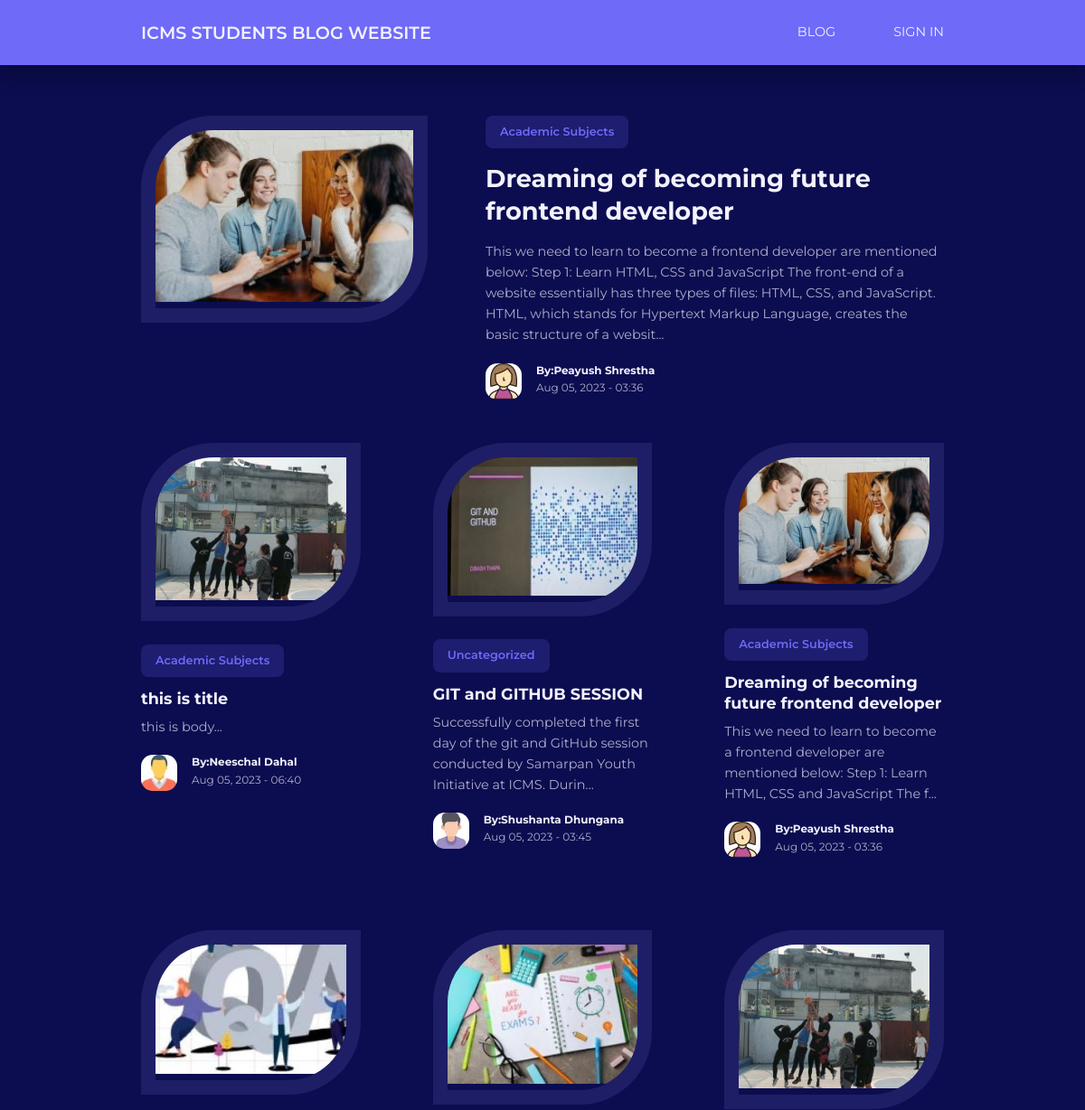
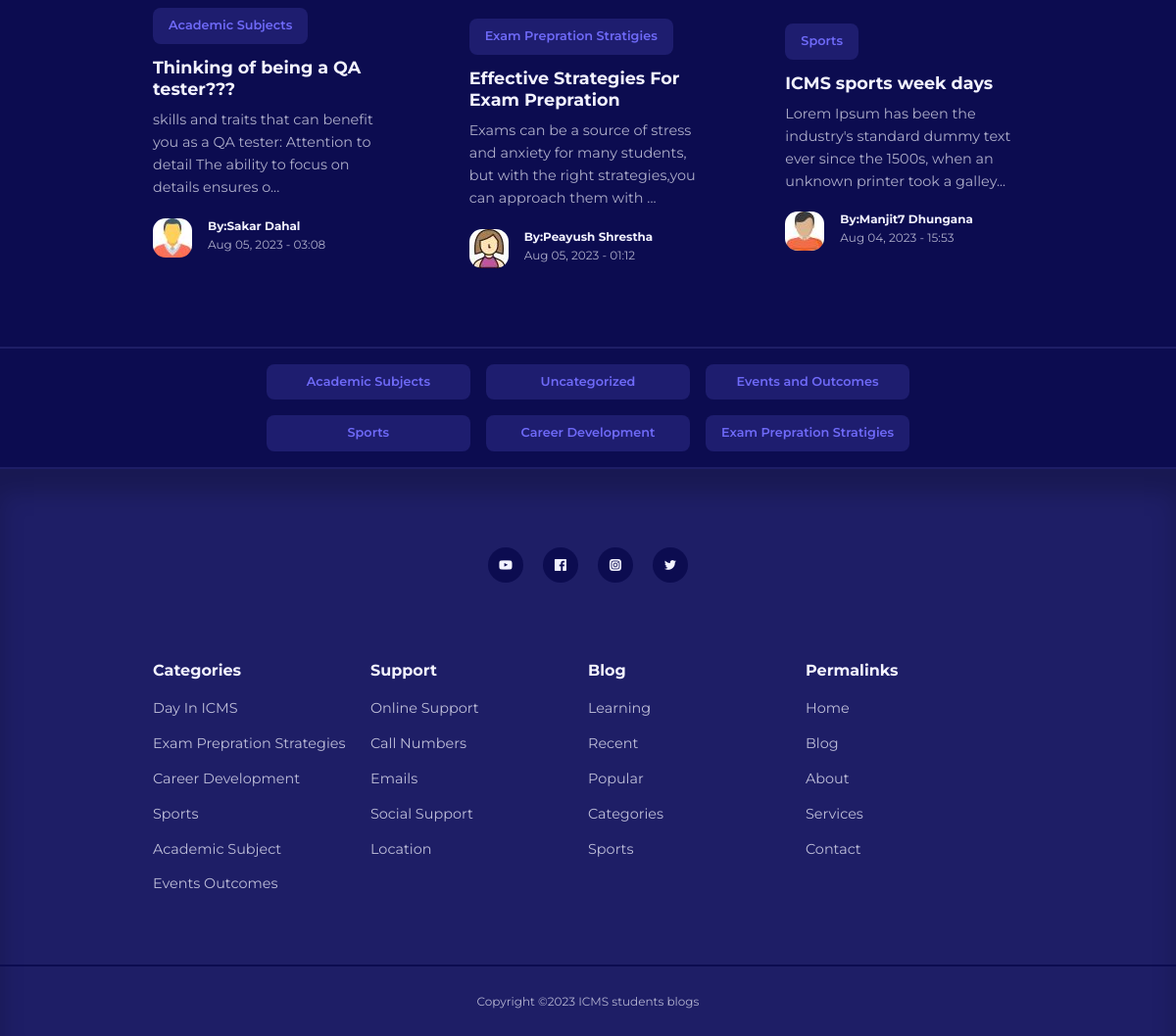
The page / on the database its author committed (2 pictures, top to bottom).
### tables this page shows
CREATE TABLE `posts` (
  `id` int(11) UNSIGNED NOT NULL,
  `title` varchar(255) NOT NULL,
  `body` text NOT NULL,
  `thumbnail` varchar(255) NOT NULL,
  `date_time` timestamp NOT NULL DEFAULT current_timestamp(),
  `category_id` int(11) UNSIGNED DEFAULT NULL,
  `author_id` int(11) UNSIGNED NOT NULL,
  `is_featured` tinyint(1) NOT NULL
);

CREATE TABLE `categories` (
  `id` int(11) UNSIGNED NOT NULL,
  `title` varchar(50) NOT NULL,
  `description` text NOT NULL
);

CREATE TABLE `users` (
  `id` int(11) UNSIGNED NOT NULL,
  `firstname` varchar(50) NOT NULL,
  `lastname` varchar(50) NOT NULL,
  `username` varchar(50) NOT NULL,
  `email` varchar(100) NOT NULL,
  `password` varchar(255) NOT NULL,
  `avatar` varchar(255) NOT NULL,
  `is_admin` tinyint(1) NOT NULL
);

### index.php (the view, shortened to what this page needs)
<?php
include 'partials/header.php';
$featured_query = "SELECT * FROM posts WHERE is_featured=1";
$featured_result = mysqli_query($connection, $featured_query);
$featured = mysqli_fetch_assoc($featured_result);
$query = "SELECT * FROM posts ORDER BY date_time DESC LIMIT 9";
$posts = mysqli_query($connection, $query);
?>
<?php if (mysqli_num_rows($featured_result) == 1) : ?>
	<section class="featured">
		<div class="container featured__container">
			<div class="post__thumbnail">
				<img src="./images/<?= $featured['thumbnail'] ?>" style="object-fit: contain; height:100%; width:100%">
			</div>
			<div class="post__info">
				<?php
				$category_id = $featured['category_id'];
				$category_query = "SELECT * FROM categories WHERE id=$category_id";
				$category_result = mysqli_query($connection, $category_query);
				$category = mysqli_fetch_assoc($category_result);
				?>
				<a href="<?= ROOT_URL ?>category-posts.php?id=<?= $featured['category_id'] ?>" class="category__button"><?= $category['title'] ?></a>
				<h2 class="post__title"><a href="<?= ROOT_URL ?>post.php?id=<?= $featured['id'] ?>"><?= $featured['title'] ?></a></h2>
				<p class="post__body">
					<?= substr($featured['body'], 0, 300) ?>...
				</p>
				<div class="post__author">
					<?php
					$author_id = $featured['author_id'];
					$author_query = "SELECT * FROM users WHERE id=$author_id";
					$author_result = mysqli_query($connection, $author_query);
					$author = mysqli_fetch_assoc($author_result);
					?>
					<div class="post__author-avatar">
						<img src="./images/<?= $author['avatar'] ?>">
					</div>
					<div class="post__author-info">
						<h5>By:<?= "{$author['firstname']} {$author['lastname']}" ?></h5>
						<small>
							<?= date("M d, Y - H:i", strtotime($featured['date_time'])) ?>
						</small>
					</div>
				</div>
			</div>
		</div>
	</section>
<?php endif ?>
<section class="posts<?= $featured ? '' : 'section__extra-margin' ?>">
	<div class="container post__container">
		<?php while ($post = mysqli_fetch_assoc($posts)) : ?>
			<article class="post">
				<div class="post__thumbnail">
					<img width="100%" src="./images/<?= $post['thumbnail'] ?>">
				</div>
				<div class="post__info">
					<?php
					$category_id = $post['category_id'];
					$category_query = "SELECT * FROM categories WHERE id=$category_id";
					$category_result = mysqli_query($connection, $category_query);
					$category = mysqli_fetch_assoc($category_result);
					?>
					<a href="<?= ROOT_URL ?>category-posts.php?id=<?= $post['category_id'] ?>" class="category__button"><?= $category['title'] ?></a>
					<h3 class="post__title">
						<a href="<?= ROOT_URL ?>post.php?id=<?= $post['id'] ?>"><?= $post['title'] ?></a>
					</h3>
					<p class="post__body">
						<?= substr($post['body'], 0, 120) ?>...
					</p>
					<div class="post__author">
						<?php
						$author_id = $post['author_id'];
						$author_query = "SELECT * FROM users WHERE id=$author_id";
						$author_result = mysqli_query($connection, $author_query);
						$author = mysqli_fetch_assoc($author_result);
						?>
						<div class="post__author-avatar">
							<img src="./images/<?= $author['avatar'] ?>">
						</div>
						<div class="post__author-info">
							<h5>By:<?= "{$author['firstname']} {$author['lastname']}" ?></h5>
							<small><?= date("M d, Y - H:i", strtotime($post['date_time'])) ?></small>
						</div>
					</div>
				</div>
			</article>
		<?php endwhile ?>
	</div>
</section>
<section class="category__buttons">
	<div class="container category__buttons-container">
		<?php
		$all_categories_query = "SELECT * FROM categories";
		$all_categories = mysqli_query($connection, $all_categories_query);
		?>
		<?php while ($category = mysqli_fetch_assoc($all_categories)) : ?>
			<a href="<?= ROOT_URL ?>category-posts.php?id=<?= $category['id'] ?>" class="category__button"><?= $category['title'] ?></a>
		<?php endwhile ?>
	</div>
</section>
<?php
include 'partials/footer.php';
?>

### partials/header.php (shortened to what this page needs)
<?php
require 'config/database.php';
?>
<!DOCTYPE html>
<html>
<head>
    <link rel="stylesheet" href="<?= ROOT_URL ?>css/style.css">
    <link rel="stylesheet" href="https://unicons.iconscout.com/release/v4.0.0/css/line.css">
</head>
<body>
    <nav>
        <div class="container nav__container">
            <a href="<?= ROOT_URL ?>" class="nav__logo">ICMS STUDENTS BLOG WEBSITE</a>
            <ul class="nav__items">
                <li><a href="<?= ROOT_URL ?>blog.php">BLOG</a></li>
                <?php
                if (isset($_SESSION['user_id'])) {
                    $users = mysqli_query($connection, "SELECT * FROM users WHERE id = $id");
                    while ($user = mysqli_fetch_array($users))
                        if (isset($_SESSION['user_id'])) { ?>
                        <h4><?php echo $user["username"]; ?></h4>
                        <li class="nav__profile">
                            <div class="avatar">
                                <img class="" width="99%" src="<?= ROOT_URL . 'images/' . $avatar['avatar'] ?>">
                            </div>
                            <ul>
                                <li><a href="<?= ROOT_URL ?>admin/index.php">Dashboard</a></li>
                                <li><a href="<?= ROOT_URL ?>logout.php">Logout</a></li>
                            </ul>
                        </li>
                    <?php } else { ?>
                        <li><a href="<?= ROOT_URL ?>signin.php">SIGN IN</a></li>
                <?php }
                } else {
                    echo '<li><a href="signin.php">SIGN IN</a></li>';
                }
                ?>
            </ul>
        </div>
    </nav>

### partials/footer.php (shortened to what this page needs)
<footer>
    <div class="footer__social">
        <a href="https://www.youtube.com/@instituteofcrisismanagemen5336" target="_blank">
            <i class="uil uil-youtube"></i></a>
        <a href="https://www.facebook.com/TUICMS/" target="_blank">
            <i class="uil uil-facebook"></i></a>
        <a href="https://instagram.com/tuicms?igshid=MzRlODBiNWFlZA==" target="_blank">
            <i class="uil uil-instagram-alt"></i></a>
        <a href="https://twitter.com/tuicms?lang=en" target="_blank">
            <i class="uil uil-twitter"></i></a>
    </div>
    <div class="container footer__container">
        <article>
            <h4>Categories</h4>
            <ul>
                <li><a href="">Day In ICMS</a></li>
                <li><a href="">Exam Prepration Strategies</a></li>
                <li><a href="">Career Development</a></li>
                <li><a href="">Sports</a></li>
                <li><a href="">Academic Subject</a></li>
                <li><a href="">Events Outcomes</a></li>
            </ul>
        </article>
        <article>
            <h4>Support</h4>
            <ul>
                <li><a href="">Online Support</a></li>
                <li><a href="">Call Numbers</a></li>
                <li><a href="">Emails</a></li>
                <li><a href="">Social Support</a></li>
                <li><a href="">Location</a></li>
            </ul>
        </article>
        <article>
            <h4>Blog</h4>
            <ul>
                <li><a href="">Learning</a></li>
                <li><a href="">Recent</a></li>
                <li><a href="">Popular</a></li>
                <li><a href="">Categories</a></li>
                <li><a href="">Sports</a></li>
            </ul>
        </article>
        <article>
            <h4>Permalinks</h4>
            <ul>
                <li><a href="">Home</a></li>
                <li><a href="">Blog</a></li>
                <li><a href="">About</a></li>
                <li><a href="">Services</a></li>
                <li><a href="">Contact</a></li>
            </ul>
        </article>
    </div>
    <div class="footer__copyright">
        <small>Copyright &copy;2023 ICMS students blogs</small>
    </div>
</footer>
</body>
</html>

### css/style.css (style rules this page uses)
:root { --color-primary: #6f6af8; --color-primary-light: hsl(242, 91%, 69%, 18%); --color-primary-variant: #5854c7; --color-red: #da0f3f; --color-red-light: hsl(346, 87%, 46%, 15%); --color-green: #00c476; --color-green-light: hsl(156, 100%, 38%, 15%); --color-gray-900: #1e1e66; --color-gray-700: #2d2b7c; --color-gray-300: rgba(112, 50, 194, 0.87); --color-gray-200: rgba(242, 242, 254, 0.7); --color-white: #f2f2fe; --color-bg: #0c0c50; --transition: all 300ms ease; --container-width-lg: 74%; --container-width-md: 88%; --form-width: 40%; --card-border-radius-1: 0.3rem; --card-border-radius-2: 0.5rem; --card-border-radius-3: 0.8rem; --card-border-radius-4: 2rem; --card-border-radius-5: 5rem; }
* { margin: 0; padding: 0; outline: 0; border: 0; appearance: 0; list-style: none; text-decoration: none; box-sizing: border-box; }
body { font-family: 'Montserrat', sans-serif; line-height: 1.6; color: var(--color-gray-200); overflow-x: hidden; background: var(--color-bg); font-size: 0.9rem; }
.container { width: var(--container-width-lg); max-width: 1800px; margin-inline: auto; }
section { margin-top: 3rem; width: 100vw; }
h1, h2, h3, h4, h5 { color: var(--color-white); line-height: 1.3; }
h2 { font-size: 1.7rem; margin: 1rem 0; }
h3 { font-size: 1.1rem; margin: 0.8rem 0 0.5rem; }
h4 { font-size: 1rem; }
a { color: var(--color-white); transition: var(--transition); }
nav { background: var(--color-primary); width: 100vw; height: 4.5rem; position: fixed; top: 0; z-index: 10; box-shadow: 0 1rem 1rem rgba(0, 0, 0, 0.2); }
.nav__container { height: 100%; display: flex; align-items: center; justify-content: space-between; }
.nav__logo { font-weight: 600; font-size: 1.2rem; }
.nav__items { display: flex; align-items: center; gap: 4rem; }
.category__button { background: var(--color-primary-light); color: var(--color-primary); display: inline-block; padding: 0.5rem 1rem; border-radius: var(--card-border-radius-2); font-weight: 600; font-size: 0.8rem; text-align: center; }
.post__thumbnail { border-radius: var(--card-border-radius-5) 0; border: 1rem solid var(--color-gray-900); overflow: hidden; margin-bottom: 1.6rem; }
.post__author { display: flex; gap: 1rem; margin-top: 1.2rem; }
.post__author-avatar { width: 2.5rem; height: 2.5rem; border-radius: var(--card-border-radius-3); overflow: hidden; }
.featured { margin-top: 8rem; }
.featured__container { display: grid; grid-template-columns: 1fr 1.6fr; gap: 4rem; }
.featured .post__thumbnail { height: fit-content; }
.post__container { display: grid; grid-template-columns: repeat(3, 1fr); gap: 5rem; margin-bottom: 5rem; }
.category__buttons { padding: 1rem 1rem; border-top: 2px solid var(--color-gray-900); border-bottom: 2px solid var(--color-gray-900); }
.category__buttons-container { width: fit-content; display: grid; grid-template-columns: repeat(3, 1fr); gap: 1rem; }
footer { background: var(--color-gray-900); padding: 5rem 0 0; box-shadow: inset 0 1.5rem 1.5rem rgba(0, 0, 0, 0.2); }
.footer__social { margin-inline: auto; width: fit-content; margin-bottom: 5rem; display: flex; justify-content: space-between; align-items: center; gap: 1.2rem; }
.footer__social a { background: var(--color-bg); border-radius: 50%; width: 2.3rem; height: 2.3rem; display: flex; align-items: center; justify-content: center; }
.footer__container { display: grid; grid-template-columns: repeat(4, 1fr); }
footer h4 { color: var(--color-white); margin-bottom: 0.6rem; }
footer ul li { padding: 0.4rem 0; }
footer ul a { opacity: 0.75; }
.footer__copyright { text-align: center; padding: 1.5rem 0; border-top: 2px solid var(--color-bg); margin-top: 4rem; }

### rows shown on the page
posts: thumbnail (picture), title "Dreaming of becoming future frontend developer", body "This we need to learn to become a frontend developer are mentioned below: Step 1: Learn HTML, CSS and JavaScript The front-end of a website essentially has three types of files: HTML, CSS, and JavaScript. HTML, which stands for Hypertext Markup Language, creates the basic structure of a websit", date_time "Aug 05, 2023 - 03:36", category.title "Academic Subjects", body "This we need to learn to become a frontend developer are mentioned below: Step 1: Learn HTML, CSS and JavaScript The f", author.avatar (picture), author.firstname "Peayush", author.lastname "Shrestha"
categories: title "Academic Subjects"
users: avatar (picture), firstname "Peayush", lastname "Shrestha"
posts: thumbnail (picture), category.title "Academic Subjects", title "this is title", body "this is body", author.avatar (picture), author.firstname "Neeschal", author.lastname "Dahal", date_time "Aug 05, 2023 - 06:40"
posts: thumbnail (picture), category.title "Uncategorized", title "GIT and GITHUB SESSION", body "Successfully completed the first day of the git and GitHub session conducted by Samarpan Youth Initiative at ICMS. Durin", author.avatar (picture), author.firstname "Shushanta", author.lastname "Dhungana", date_time "Aug 05, 2023 - 03:45"
posts: thumbnail (picture), category.title "Academic Subjects", title "Thinking of being a QA tester???", body "skills and traits that can benefit you as a QA tester: Attention to detail The ability to focus on details ensures o", author.avatar (picture), author.firstname "Sakar", author.lastname "Dahal", date_time "Aug 05, 2023 - 03:08"
posts: thumbnail (picture), category.title "Exam Prepration Stratigies", title "Effective Strategies For Exam Prepration", body "Exams can be a source of stress and anxiety for many students, but with the right strategies,you can approach them with", author.avatar (picture), author.firstname "Peayush", author.lastname "Shrestha", date_time "Aug 05, 2023 - 01:12"
posts: thumbnail (picture), category.title "Sports", title "ICMS sports week days", body "Lorem Ipsum has been the industry's standard dummy text ever since the 1500s, when an unknown printer took a galley", author.avatar (picture), author.firstname "Manjit7", author.lastname "Dhungana", date_time "Aug 04, 2023 - 15:53"
categories: title "Uncategorized"
categories: title "Events and Outcomes"
categories: title "Sports"
categories: title "Career Development"
categories: title "Exam Prepration Stratigies"
